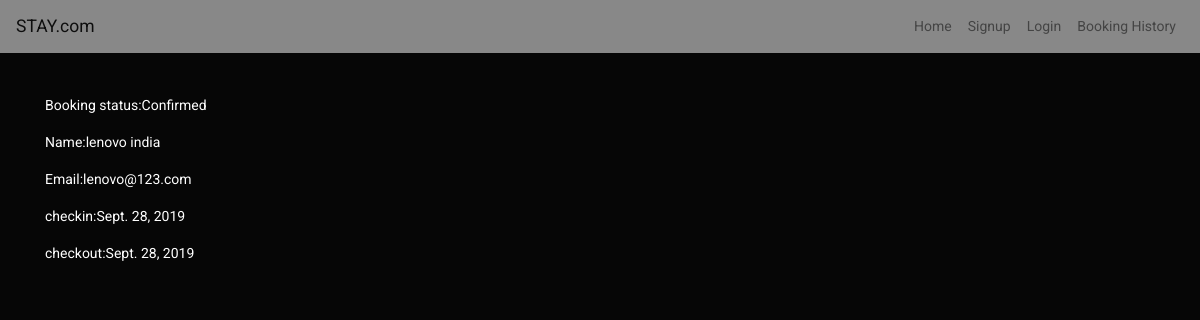
The app's page /booked/ (signed in) with its own data.
### live/models.py (models this page shows)
class Booking(models.Model):
    user= models.ForeignKey(User,on_delete=models.CASCADE, null=True)
    checkin=models.DateField(auto_now=True)
    checkout=models.DateField(auto_now=True)
    room=models.ForeignKey(Room,on_delete=models.CASCADE, null=True, blank=True)
    num_guests=models.IntegerField(choices=((1,("2")),(2,("3"))),default=1, null=True, blank=True)

### live/views.py (the view)
# urls.py: path('booked/',booked),
def booked(request):
    user= request.user
    booking=Booking.objects.filter(user=user)
    print(booking)
    print(request.user)
    return render(request,"booked.html",{"Bookings":booking,"message":"Confirmed"})

### live/templates/booked.html (shortened to what this page needs)
{% extends 'base.html' %}
{% block body %}
<div class="container">
        {% for Booking in Bookings %}
        <p>Booking status:{{message}}</p>
        <p>Name:{{Booking.user.first_name}} {{Booking.user.last_name}}</p>
        <p>Email:{{Booking.user.email}}</p>
        <p>checkin:{{Booking.checkin}}</p>
        <p>checkout:{{Booking.checkout}}</p><br><br>
    {% endfor %}
</div>
{% endblock %}

### live/templates/booked.html (style rules this page uses)
p { color:white; }

### records on screen
Booking: message "Confirmed", user.first_name "lenovo", user.last_name "india", user.email "lenovo@123.com", checkin "Sept. 28, 2019", checkout "Sept. 28, 2019"
